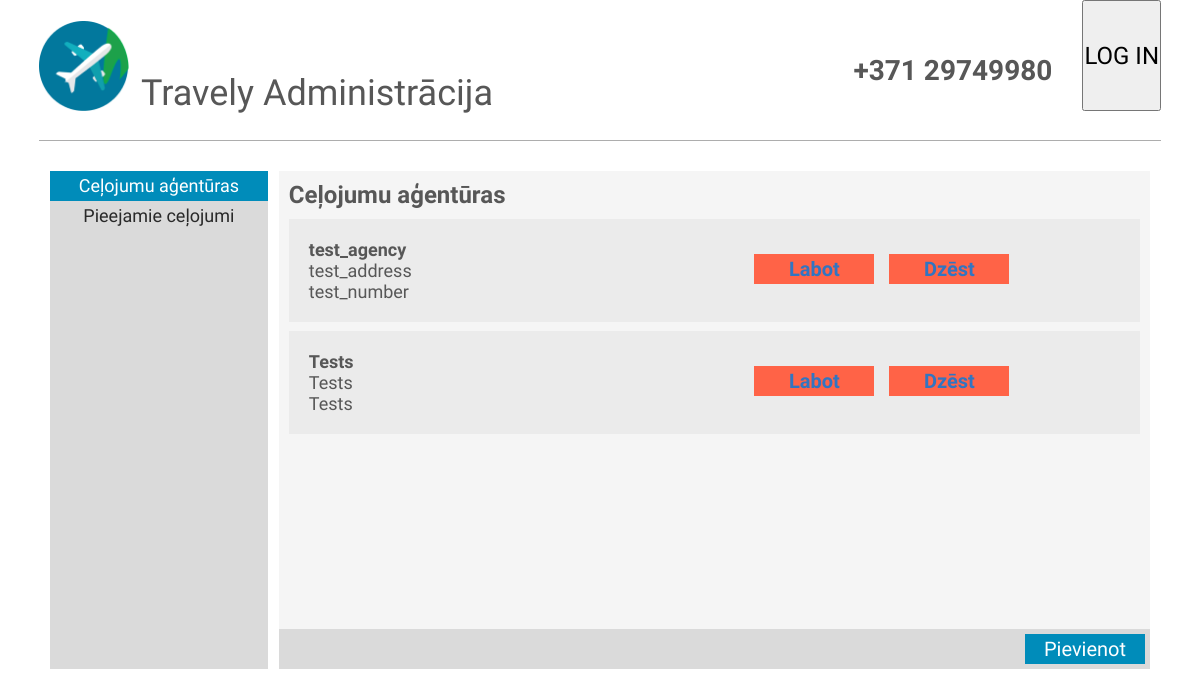
The app's page /admin/agencies, older data.
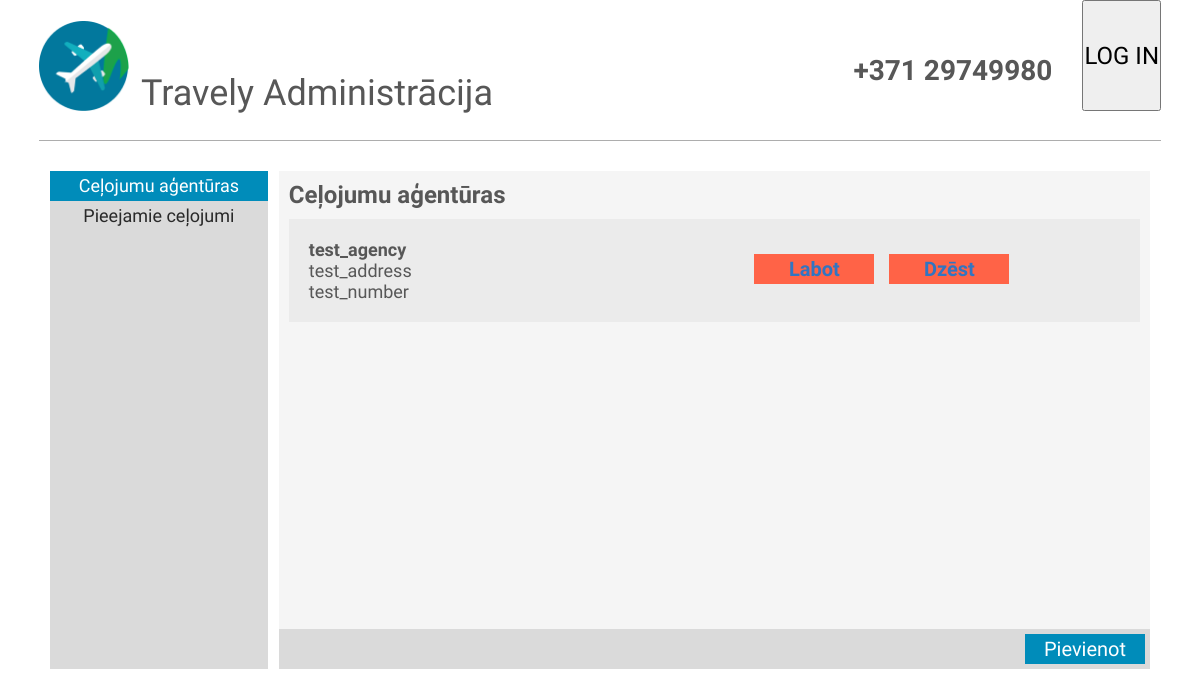
The same page, newer data.
### models.py (models this page shows, shortened)
class Agency(db.Model):
    id = db.Column(db.Integer, primary_key=True)
    name = db.Column(db.String(120), nullable=False)
    address = db.Column(db.String(120))
    number = db.Column(db.String(18))
    children = db.relationship("Trip", cascade="all, delete")

### main.py (the view)
@app.route('/admin/agencies')
def admin_agencies():
    return render_template("templates/agencies.html", agencies = get_agencies())

### controllers.py (called while the page is built)
def get_agencies():
    return Agency.query.all()

### templates/templates/agencies.html
{% extends "admin.html" %}
{% block title %}
<div id="admin-page-content">
    <div id="ap-selector">
        <div id="ap-selector-list">
            <ul class="nav-ul">
                <li class="selector" id="selected">Ceļojumu aģentūras</li>
                <a href="/admin/trips"><li class="selector">Pieejamie ceļojumi</li></a>
            </ul>
        </div>
        <div id="ap-selector-display">
            <h2 class="subtitle">Ceļojumu aģentūras</h2>
            <div id="ap-selector-display-list">
                {% if agencies %}
                    {% for agency in agencies %}
                    <div class="ap-list-member">
                        <ul class="list-ul">
                            <li style="font-weight: bold;">{{ agency.name }}</li>
                            <li>{{ agency.address }}</li>
                            <li>{{ agency.number }}</li>
                        </ul>
                        <a href="/admin/edit/agency/{{ agency.id }}"><h2 class="ap-list-control correct">Labot</h2></a>
                        <a href="/admin/remove/agency/{{ agency.id }}"><h2 class="ap-list-control">Dzēst</h2></a>
                    </div>
                    {% endfor %}
                {% else %}
                <p id="ap-description">Nav agencies, perhaps 404?</p>
                {% endif %}
            </div>
            <div id="ap-selector-footer">
                <a href="/admin/add/agencies" style="margin-left: auto;"><h2 class="ap-list-add">Pievienot</h2></a>
            </div>
        </div>
    </div>
</div>
{% endblock %}

Row changes from the older to the newer data that the page shows:
removed Agency: name "Tests", address "Tests", number "Tests"
